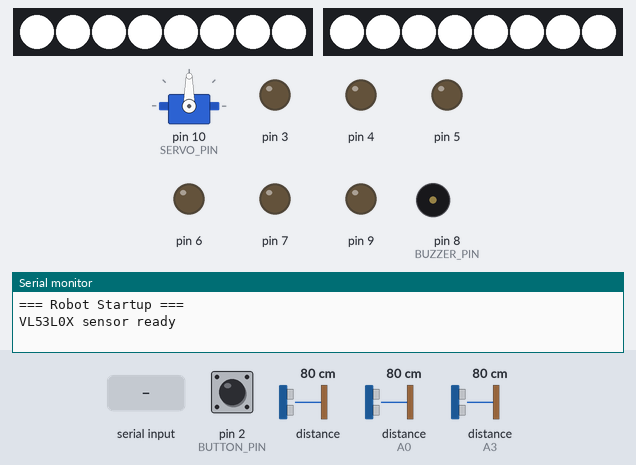
Bench run of a sketch on a simulated Arduino Uno, built with avr-gcc and run on an emulated ATmega328P. Parts: servo, 2 × 8 RGB LEDs in strip order, left to right, output pins drawn as LEDs (lit = HIGH), buzzer (waves = sounding), the last lines printed to the serial monitor. Wiring (inferred from the names in the program): 2 × ultrasonic range finder: trigger A1, echo A0 / trigger A2, echo A3. Inputs (shaded band) come from the test bench; at power-on: distance to the obstacle (sensors on A0, A3) 80 cm, pin 2 (BUTTON_PIN) HIGH, distance to the obstacle 80 cm. The echo pulse lasts 58.3 µs per cm; dim RGB values are drawn brighter than linear; pins used as bus, display or sensor lines are not drawn.

Above: at 2.6 s.
4.3 s: "BACKWARD\n" received over Serial
At 5.1 s:
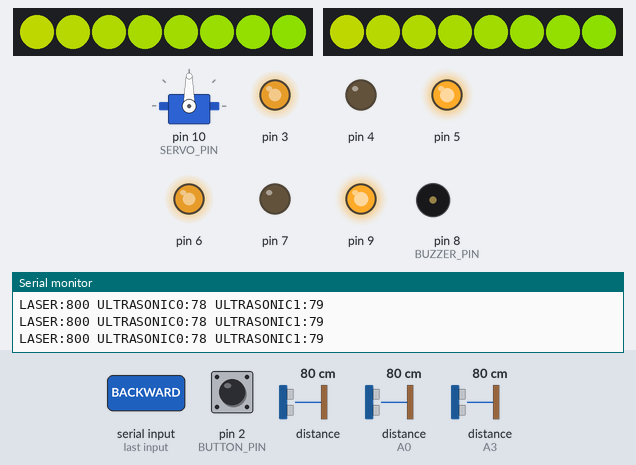
5.9 s: distance to the obstacle (sensor on A0) set to 2 cm
At 8.8 s:
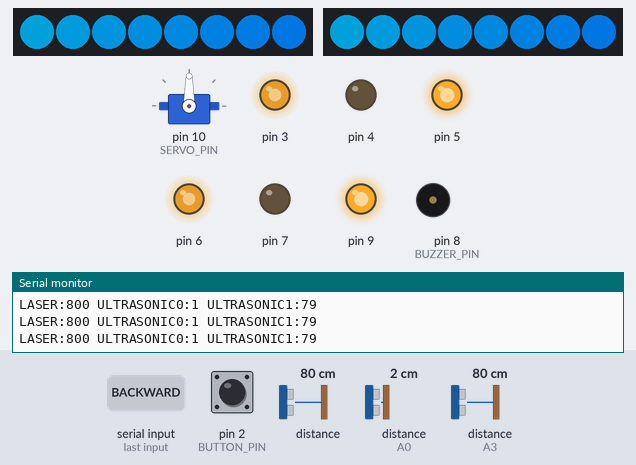
8.9 s: "SCANLEFT\n" received over Serial
At 9.3 s:
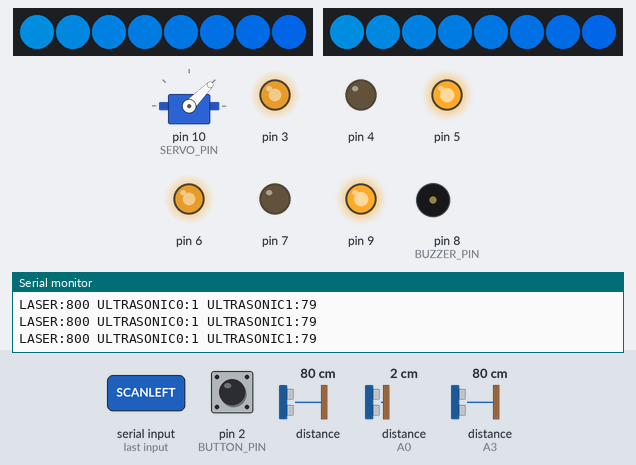
11.4 s: distance to the obstacle (sensor on A3) set to 250 cm
At 12.4 s:
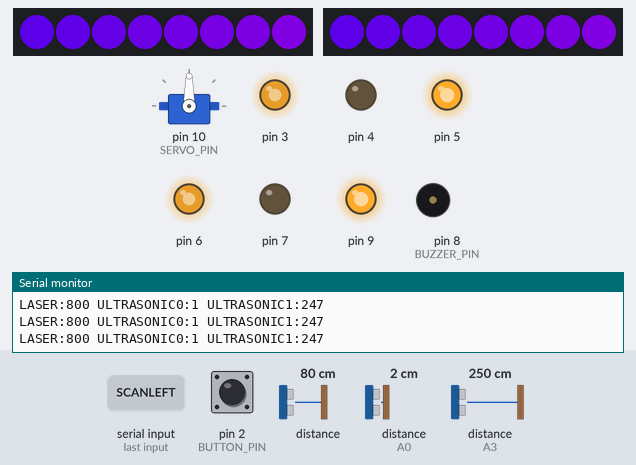
13.9 s: pin 2 (BUTTON_PIN) pulled LOW for 3.2 s
At 15.0 s:
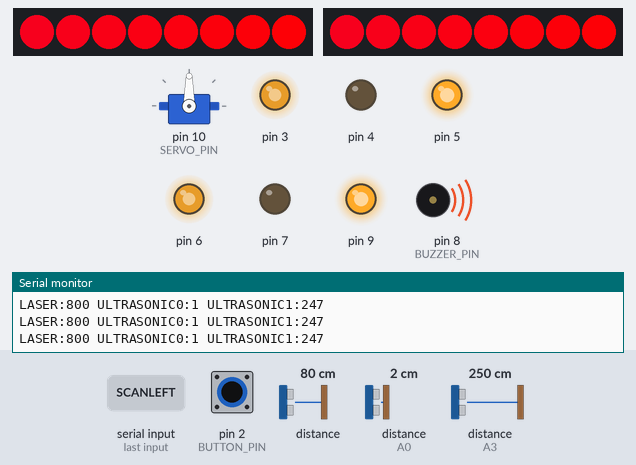
17.7 s: "SCANRIGHT\n" received over Serial
At 18.1 s:
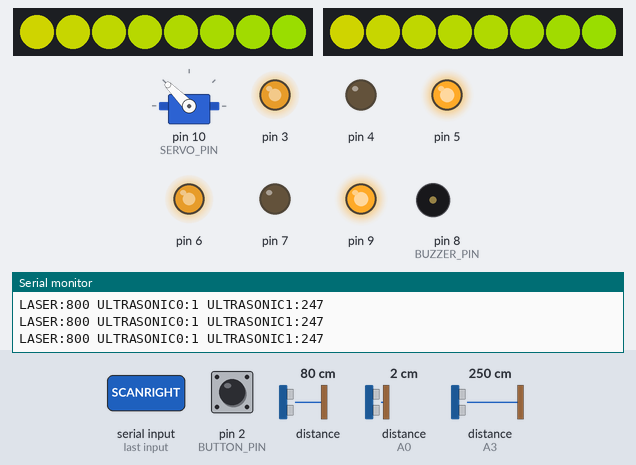
Timing chart, 0 to 20.2 s (numbered marks = the images above; inputs shaded):
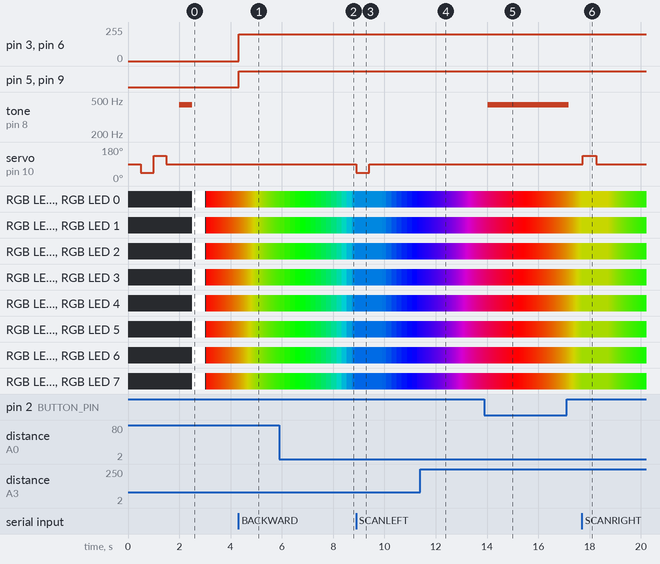

Measured:
- after the input at 4.3 s, pin 3, pin 6: 0/255 → 200/255 at once; pin 5, pin 9: LOW → HIGH at once
- after the input at 8.9 s, servo on pin 10 (SERVO_PIN): 90° → 45° at once, → 90° 0.51 s later
- after the input at 13.9 s, tone on pin 8 (BUZZER_PIN): silent → 440 Hz after 0.13 s, → silent 3.2 s later
- after the input at 17.7 s, servo on pin 10 (SERVO_PIN): 90° → 135° at once, → 90° 0.52 s later

The sketch:

ardiuno00.ino
```cpp
#include "Adafruit_VL53L0X.h"
#include <Servo.h>
#include <Adafruit_NeoPixel.h>
#ifdef __AVR__
#include <avr/power.h>
#include <Wire.h>
#endif

// ===============================================
// CONFIGURATION CONSTANTS
// ===============================================
namespace Config {

  constexpr uint8_t SERVO_PIN = 10;

  constexpr uint8_t ULTRASONIC0_TRIG = A1;
  constexpr uint8_t ULTRASONIC0_ECHO = A0;
  constexpr uint8_t ULTRASONIC1_TRIG = A2;
  constexpr uint8_t ULTRASONIC1_ECHO = A3;

  constexpr uint8_t BUZZER_PIN = 8;
  constexpr uint8_t BUTTON_PIN = 2;

  constexpr uint8_t MOTOR_RIGHT_PWM = 3;
  constexpr uint8_t MOTOR_RIGHT_DIR1 = 4;
  constexpr uint8_t MOTOR_RIGHT_DIR2 = 5;
  constexpr uint8_t MOTOR_LEFT_PWM = 6;
  constexpr uint8_t MOTOR_LEFT_DIR1 = 7;
  constexpr uint8_t MOTOR_LEFT_DIR2 = 9;

  constexpr uint8_t STRIP1_PIN = 13;
  constexpr uint8_t STRIP2_PIN = 12;
  constexpr uint8_t NUM_PIXELS = 8;

  constexpr uint8_t DEFAULT_MOTOR_SPEED = 200;
  constexpr uint16_t SERIAL_BAUD_RATE = 9600;
  constexpr uint8_t SERVO_CENTER_POSITION = 90;
  constexpr uint16_t STARTUP_TONE_FREQ = 440;
  constexpr uint16_t MODE_SWITCH_TONE_FREQ = 1000;
}

// ===============================================
// TYPE DEFINITIONS
// ===============================================
enum class MotorDirection : uint8_t { STOP = 0, FORWARD, BACKWARD, LEFT, RIGHT };
enum class LightPattern : uint8_t { OFF = 0, ON, STROBE, CYCLE, RAINBOW, GREEN };

struct RobotState {
  MotorDirection currentDirection = MotorDirection::STOP;
  uint8_t motorSpeed = Config::DEFAULT_MOTOR_SPEED;
  bool buttonPressed = false;
  bool systemReady = false;
};

struct SensorReadings {
  int laserDistance = -1;
  long ultrasonic0Distance = -1;
  long ultrasonic1Distance = -1;
  bool buttonState = false;
};

// ===============================================
// HARDWARE INSTANCES
// ===============================================
Adafruit_VL53L0X laserSensor;
Servo robotServo;
Adafruit_NeoPixel strip1(Config::NUM_PIXELS, Config::STRIP1_PIN, NEO_GRB + NEO_KHZ800);
Adafruit_NeoPixel strip2(Config::NUM_PIXELS, Config::STRIP2_PIN, NEO_GRB + NEO_KHZ800);

// ===============================================
// GLOBAL STATE
// ===============================================
RobotState robotState;

// ========================
// NON-BLOCKING TIMERS
// ========================
unsigned long lastSensorPrint = 0;
unsigned long sensorPrintInterval = 200; // ms
unsigned long lastStrobe = 0;
unsigned long strobeInterval = 100;      // ms
unsigned long rainbowIndex = 0;

// ===============================================
// HARDWARE FUNCTIONS
// ===============================================
bool initializeLaserSensor() {
  if (!laserSensor.begin()) {
    Serial.println(F("ERROR: VL53L0X initialization failed"));
    return false;
  }
  Serial.println(F("VL53L0X sensor ready"));
  return true;
}

void initializeServo() {
  robotServo.attach(Config::SERVO_PIN);
  robotServo.write(Config::SERVO_CENTER_POSITION);
  delay(500);

  const uint8_t testPositions[] = {45, 135, 90};
  for (uint8_t pos : testPositions) {
    robotServo.write(pos);
    delay(500);
  }
}


long readUltrasonic(int trigPin, int echoPin) {
  digitalWrite(trigPin, LOW);
  delayMicroseconds(2);
  digitalWrite(trigPin, HIGH);
  delayMicroseconds(10);
  digitalWrite(trigPin, LOW);
  long duration = pulseIn(echoPin, HIGH, 30000); // max 30ms
  return duration * 0.034 / 2; // cm
}

long ScanForObstacles_Left() {
  robotServo.write(45);  // Move servo to left
  delay(500);
  long distance = readUltrasonic(Config::ULTRASONIC1_TRIG, Config::ULTRASONIC1_ECHO);
  Serial.print("LEFT:"); Serial.println(distance); // send reading
  robotServo.write(Config::SERVO_CENTER_POSITION); // Return to center
  delay(500);
  return distance;
}

long ScanForObstacles_Right() {
  robotServo.write(135);  // Move servo to right
  delay(500);
  long distance = readUltrasonic(Config::ULTRASONIC1_TRIG, Config::ULTRASONIC1_ECHO);
  Serial.print("RIGHT:"); Serial.println(distance); // send reading
  robotServo.write(Config::SERVO_CENTER_POSITION); // Return to center
  delay(500);
  return distance;
}


void initializeMotors() {
  pinMode(Config::MOTOR_RIGHT_PWM, OUTPUT);
  pinMode(Config::MOTOR_RIGHT_DIR1, OUTPUT);
  pinMode(Config::MOTOR_RIGHT_DIR2, OUTPUT);
  pinMode(Config::MOTOR_LEFT_PWM, OUTPUT);
  pinMode(Config::MOTOR_LEFT_DIR1, OUTPUT);
  pinMode(Config::MOTOR_LEFT_DIR2, OUTPUT);
}

void initializeSensors() {
  pinMode(Config::ULTRASONIC0_TRIG, OUTPUT);
  pinMode(Config::ULTRASONIC0_ECHO, INPUT);
  pinMode(Config::ULTRASONIC1_TRIG, OUTPUT);
  pinMode(Config::ULTRASONIC1_ECHO, INPUT);
  pinMode(Config::BUTTON_PIN, INPUT_PULLUP);
}

void initializeAudio() { pinMode(Config::BUZZER_PIN, OUTPUT); }

void initializeLights() {
  strip1.begin();
  strip2.begin();
  strip1.show();
  strip2.show();
}

// ===============================================
// SENSOR FUNCTIONS
// ===============================================
int readLaserDistance() {
  VL53L0X_RangingMeasurementData_t measurement;
  laserSensor.rangingTest(&measurement, false);

  if (measurement.RangeStatus != 4) { // valid measurement
    return measurement.RangeMilliMeter; // distance in mm
  } else {
    return -1; // out of range
  }
}


bool readButtonState() { return digitalRead(Config::BUTTON_PIN) == LOW; }

SensorReadings getAllSensorReadings() {
  SensorReadings r;
  r.laserDistance = readLaserDistance();
  r.ultrasonic0Distance = readUltrasonic(Config::ULTRASONIC0_TRIG, Config::ULTRASONIC0_ECHO);
  r.ultrasonic1Distance = readUltrasonic(Config::ULTRASONIC1_TRIG, Config::ULTRASONIC1_ECHO);
  r.buttonState = readButtonState();
  return r;
}

// ===============================================
// MOTOR FUNCTIONS
// ===============================================
void setMotorSpeeds(int leftSpeed, int rightSpeed) {
  leftSpeed = constrain(leftSpeed, -255, 255);
  rightSpeed = constrain(rightSpeed, -255, 255);

  // Left motor
  if (leftSpeed > 0) {
    digitalWrite(Config::MOTOR_LEFT_DIR1, HIGH);
    digitalWrite(Config::MOTOR_LEFT_DIR2, LOW);
    analogWrite(Config::MOTOR_LEFT_PWM, leftSpeed);
  } else if (leftSpeed < 0) {
    digitalWrite(Config::MOTOR_LEFT_DIR1, LOW);
    digitalWrite(Config::MOTOR_LEFT_DIR2, HIGH);
    analogWrite(Config::MOTOR_LEFT_PWM, -leftSpeed);
  } else {
    digitalWrite(Config::MOTOR_LEFT_DIR1, LOW);
    digitalWrite(Config::MOTOR_LEFT_DIR2, LOW);
    analogWrite(Config::MOTOR_LEFT_PWM, 0);
  }

  // Right motor
  if (rightSpeed > 0) {
    digitalWrite(Config::MOTOR_RIGHT_DIR1, HIGH);
    digitalWrite(Config::MOTOR_RIGHT_DIR2, LOW);
    analogWrite(Config::MOTOR_RIGHT_PWM, rightSpeed);
  } else if (rightSpeed < 0) {
    digitalWrite(Config::MOTOR_RIGHT_DIR1, LOW);
    digitalWrite(Config::MOTOR_RIGHT_DIR2, HIGH);
    analogWrite(Config::MOTOR_RIGHT_PWM, -rightSpeed);
  } else {
    digitalWrite(Config::MOTOR_RIGHT_DIR1, LOW);
    digitalWrite(Config::MOTOR_RIGHT_DIR2, LOW);
    analogWrite(Config::MOTOR_RIGHT_PWM, 0);
  }
}

void executeMotorCommand(MotorDirection dir) {
  int s = robotState.motorSpeed;
  switch (dir) {
    case MotorDirection::FORWARD: setMotorSpeeds(s, s); break;
    case MotorDirection::BACKWARD: setMotorSpeeds(-s, -s); break;
    case MotorDirection::LEFT: setMotorSpeeds(-s, s); break;
    case MotorDirection::RIGHT: setMotorSpeeds(s, -s); break;
    case MotorDirection::STOP: setMotorSpeeds(0, 0); break;
  }
  robotState.currentDirection = dir;
}

// ===============================================
// AUDIO FUNCTIONS
// ===============================================
void playTone(uint16_t freq, uint16_t dur = 0) {
  if (dur > 0) tone(Config::BUZZER_PIN, freq, dur);
  else tone(Config::BUZZER_PIN, freq);
}

void stopTone() { noTone(Config::BUZZER_PIN); }

// ===============================================
// LIGHT FUNCTIONS (non-blocking)
// ===============================================
uint32_t wheelColor(byte pos) {
  pos = 255 - pos;
  if (pos < 85) return strip1.Color(255 - pos * 3, 0, pos * 3);
  else if (pos < 170) { pos -= 85; return strip1.Color(0, pos * 3, 255 - pos * 3); }
  else { pos -= 170; return strip1.Color(pos * 3, 255 - pos * 3, 0); }
}

void setAllPixels(uint32_t color) {
  for (int i = 0; i < Config::NUM_PIXELS; i++) {
    strip1.setPixelColor(i, color);
    strip2.setPixelColor(i, color);
  }
  strip1.show();
  strip2.show();
}

void updateRainbow() {
  for (int i = 0; i < Config::NUM_PIXELS; i++) {
    uint32_t color = wheelColor((i + rainbowIndex) & 255);
    strip1.setPixelColor(i, color);
    strip2.setPixelColor(i, color);
  }
  strip1.show();
  strip2.show();
  rainbowIndex = (rainbowIndex + 1) & 255;
}

// ===============================================
// SERIAL INPUT
// ===============================================
void processSerialCommand(String cmd) {
  cmd.trim();
  cmd.toUpperCase();
  if (cmd == "FORWARD") executeMotorCommand(MotorDirection::FORWARD);
  else if (cmd == "BACKWARD") executeMotorCommand(MotorDirection::BACKWARD);
  else if (cmd == "LEFT") executeMotorCommand(MotorDirection::LEFT);
  else if (cmd == "RIGHT") executeMotorCommand(MotorDirection::RIGHT);
  else if (cmd == "STOP") executeMotorCommand(MotorDirection::STOP);
  else if (cmd.startsWith("SPEED:")) robotState.motorSpeed = constrain(cmd.substring(6).toInt(), 0, 255);

 if (cmd == "SCANLEFT") {
    long distance = ScanForObstacles_Left();
    Serial.print("SCANLEFT:"); Serial.println(distance);
  }
  else if (cmd == "SCANRIGHT") {
    long distance = ScanForObstacles_Right();
    Serial.print("SCANRIGHT:"); Serial.println(distance);
  }
}

void handleSerialInput() {
  while (Serial.available()) {
    processSerialCommand(Serial.readStringUntil('\n'));
  }
}

// ===============================================
// BUTTON HANDLING
// ===============================================
void handleButton(bool state) {
  static bool lastState = false;
  static unsigned long lastDebounce = 0;
  const unsigned long debounce = 50;

  if (state != lastState) lastDebounce = millis();

  if ((millis() - lastDebounce) > debounce) {
    if (state != robotState.buttonPressed) {
      robotState.buttonPressed = state;
      if (state) {
        playTone(Config::STARTUP_TONE_FREQ);
        setAllPixels(strip1.Color(255, 0, 0)); // simple indication
      } else {
        stopTone();
        setAllPixels(strip1.Color(0, 0, 0));
      }
    }
  }
  lastState = state;
}

// ===============================================
// MAIN SETUP & LOOP
// ===============================================
void setup() {
  Serial.begin(Config::SERIAL_BAUD_RATE);
  while (!Serial);

  Serial.println(F("=== Robot Startup ==="));
  robotState.systemReady = initializeLaserSensor();
  initializeServo();
  initializeMotors();
  initializeSensors();
  initializeAudio();
  initializeLights();

  // Startup sequence
  playTone(Config::STARTUP_TONE_FREQ, 500);
  delay(500);
  setAllPixels(strip1.Color(255, 255, 255));
  delay(500);
  setAllPixels(strip1.Color(0, 0, 0));
}

void loop() {
  // --- Read sensors ---
  SensorReadings readings = getAllSensorReadings();
  handleButton(readings.buttonState);

  // --- Serial input ---
  handleSerialInput();

  // --- Print sensor status (non-blocking) ---
  if (millis() - lastSensorPrint >= sensorPrintInterval) {
    Serial.print(F("LASER:")); Serial.print(readings.laserDistance);
    Serial.print(" ULTRASONIC0:"); Serial.print(readings.ultrasonic0Distance);
    Serial.print(" ULTRASONIC1:"); Serial.println(readings.ultrasonic1Distance);
    lastSensorPrint = millis();
  }

  // --- Light effects ---
  if (robotState.buttonPressed) {
    if (millis() - lastStrobe >= strobeInterval) {
      static bool on = false;
      setAllPixels(on ? strip1.Color(255, 255, 255) : strip1.Color(0, 0, 0));
      on = !on;
      lastStrobe = millis();
    }
  }


  // --- Rainbow animation (always running) ---
  updateRainbow();
}
```
